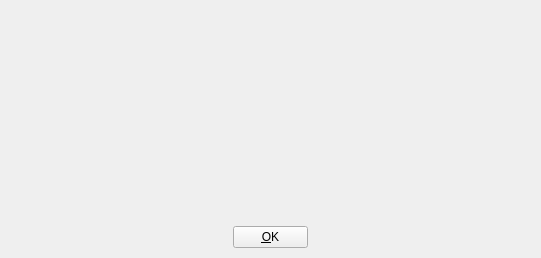
<?xml version="1.0" encoding="UTF-8"?>
<ui version="4.0">
 <class>AboutDialog</class>
 <widget class="QDialog" name="AboutDialog">
  <property name="geometry">
   <rect>
    <x>0</x>
    <y>0</y>
    <width>541</width>
    <height>258</height>
   </rect>
  </property>
  <property name="minimumSize">
   <size>
    <width>541</width>
    <height>258</height>
   </size>
  </property>
  <property name="maximumSize">
   <size>
    <width>541</width>
    <height>258</height>
   </size>
  </property>
  <property name="windowTitle">
   <string>About</string>
  </property>
  <widget class="QPushButton" name="pushButtonOK">
   <property name="geometry">
    <rect>
     <x>233</x>
     <y>226</y>
     <width>75</width>
     <height>22</height>
    </rect>
   </property>
   <property name="focusPolicy">
    <enum>Qt::NoFocus</enum>
   </property>
   <property name="text">
    <string>&amp;OK</string>
   </property>
  </widget>
  <widget class="QLabel" name="labelCredit">
   <property name="geometry">
    <rect>
     <x>210</x>
     <y>30</y>
     <width>311</width>
     <height>128</height>
    </rect>
   </property>
   <property name="text">
    <string/>
   </property>
   <property name="textFormat">
    <enum>Qt::AutoText</enum>
   </property>
   <property name="alignment">
    <set>Qt::AlignLeading|Qt::AlignLeft|Qt::AlignTop</set>
   </property>
   <property name="wordWrap">
    <bool>true</bool>
   </property>
  </widget>
  <widget class="QLabel" name="labelLogo">
   <property name="geometry">
    <rect>
     <x>50</x>
     <y>30</y>
     <width>128</width>
     <height>128</height>
    </rect>
   </property>
   <property name="text">
    <string/>
   </property>
   <property name="pixmap">
    <pixmap resource="Resource.qrc">:/Graphics/Images/CasparCG.png</pixmap>
   </property>
   <property name="scaledContents">
    <bool>true</bool>
   </property>
  </widget>
 </widget>
 <resources>
  <include location="Resource.qrc"/>
 </resources>
 <connections>
  <connection>
   <sender>pushButtonOK</sender>
   <signal>clicked()</signal>
   <receiver>AboutDialog</receiver>
   <slot>accept()</slot>
   <hints>
    <hint type="sourcelabel">
     <x>278</x>
     <y>229</y>
    </hint>
    <hint type="destinationlabel">
     <x>356</x>
     <y>230</y>
    </hint>
   </hints>
  </connection>
 </connections>
</ui>
